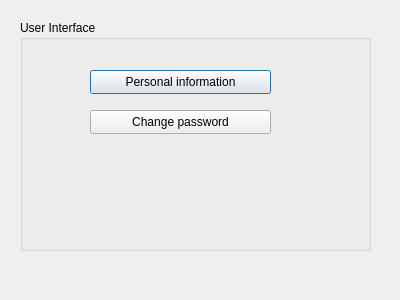
<?xml version="1.0" encoding="UTF-8"?>
<ui version="4.0">
 <class>DialogUserInterface</class>
 <widget class="QDialog" name="DialogUserInterface">
  <property name="geometry">
   <rect>
    <x>0</x>
    <y>0</y>
    <width>400</width>
    <height>300</height>
   </rect>
  </property>
  <property name="windowTitle">
   <string>Dialog</string>
  </property>
  <widget class="QGroupBox" name="groupBox">
   <property name="geometry">
    <rect>
     <x>20</x>
     <y>20</y>
     <width>351</width>
     <height>231</height>
    </rect>
   </property>
   <property name="title">
    <string>User Interface</string>
   </property>
   <widget class="QPushButton" name="btnPerInformation">
    <property name="geometry">
     <rect>
      <x>70</x>
      <y>50</y>
      <width>181</width>
      <height>24</height>
     </rect>
    </property>
    <property name="text">
     <string>Personal information</string>
    </property>
   </widget>
   <widget class="QPushButton" name="btnChangePassWord">
    <property name="geometry">
     <rect>
      <x>70</x>
      <y>90</y>
      <width>181</width>
      <height>24</height>
     </rect>
    </property>
    <property name="text">
     <string>Change password</string>
    </property>
   </widget>
  </widget>
 </widget>
 <resources/>
 <connections/>
</ui>
